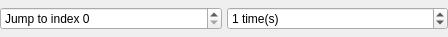
<?xml version="1.0" encoding="UTF-8"?>
<ui version="4.0">
 <class>QGCMissionDoJump</class>
 <widget class="QWidget" name="QGCMissionDoJump">
  <property name="geometry">
   <rect>
    <x>0</x>
    <y>0</y>
    <width>448</width>
    <height>37</height>
   </rect>
  </property>
  <property name="sizePolicy">
   <sizepolicy hsizetype="Preferred" vsizetype="Preferred">
    <horstretch>0</horstretch>
    <verstretch>0</verstretch>
   </sizepolicy>
  </property>
  <property name="minimumSize">
   <size>
    <width>200</width>
    <height>0</height>
   </size>
  </property>
  <property name="windowTitle">
   <string>Form</string>
  </property>
  <property name="styleSheet">
   <string notr="true"/>
  </property>
  <layout class="QHBoxLayout" name="horizontalLayout">
   <property name="spacing">
    <number>5</number>
   </property>
   <property name="margin">
    <number>0</number>
   </property>
   <item>
    <widget class="QDoubleSpinBox" name="param1SpinBox">
     <property name="sizePolicy">
      <sizepolicy hsizetype="Expanding" vsizetype="Fixed">
       <horstretch>0</horstretch>
       <verstretch>0</verstretch>
      </sizepolicy>
     </property>
     <property name="focusPolicy">
      <enum>Qt::WheelFocus</enum>
     </property>
     <property name="toolTip">
      <string>Mission element ID to jump to</string>
     </property>
     <property name="statusTip">
      <string>Mission element ID to jump to</string>
     </property>
     <property name="wrapping">
      <bool>false</bool>
     </property>
     <property name="frame">
      <bool>true</bool>
     </property>
     <property name="accelerated">
      <bool>true</bool>
     </property>
     <property name="keyboardTracking">
      <bool>false</bool>
     </property>
     <property name="prefix">
      <string>Jump to index </string>
     </property>
     <property name="suffix">
      <string/>
     </property>
     <property name="decimals">
      <number>0</number>
     </property>
     <property name="minimum">
      <double>0.000000000000000</double>
     </property>
     <property name="maximum">
      <double>10000.000000000000000</double>
     </property>
     <property name="singleStep">
      <double>1.000000000000000</double>
     </property>
    </widget>
   </item>
   <item>
    <widget class="QDoubleSpinBox" name="param2SpinBox">
     <property name="sizePolicy">
      <sizepolicy hsizetype="Expanding" vsizetype="Fixed">
       <horstretch>0</horstretch>
       <verstretch>0</verstretch>
      </sizepolicy>
     </property>
     <property name="focusPolicy">
      <enum>Qt::WheelFocus</enum>
     </property>
     <property name="toolTip">
      <string>Maximal number of jumps</string>
     </property>
     <property name="statusTip">
      <string>Maximal number of jumps</string>
     </property>
     <property name="keyboardTracking">
      <bool>false</bool>
     </property>
     <property name="prefix">
      <string/>
     </property>
     <property name="suffix">
      <string> time(s)</string>
     </property>
     <property name="decimals">
      <number>0</number>
     </property>
     <property name="minimum">
      <double>0.000000000000000</double>
     </property>
     <property name="maximum">
      <double>10000.000000000000000</double>
     </property>
     <property name="singleStep">
      <double>1.000000000000000</double>
     </property>
     <property name="value">
      <double>1.000000000000000</double>
     </property>
    </widget>
   </item>
  </layout>
 </widget>
 <resources/>
 <connections/>
</ui>
